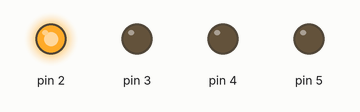
This sketch was run on a simulated Arduino Uno, built with avr-gcc and run on an emulated ATmega328P. Parts: output pins drawn as LEDs (lit = HIGH).

Above: at 0.05 s.
At 0.65 s:
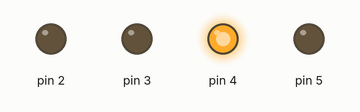
At 1.35 s:
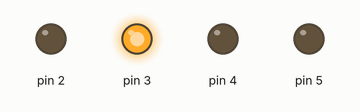
At 2.75 s:
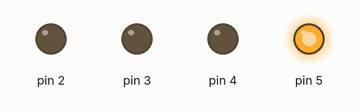
Timing chart, 0 to 3.0 s (numbered marks = the images above):
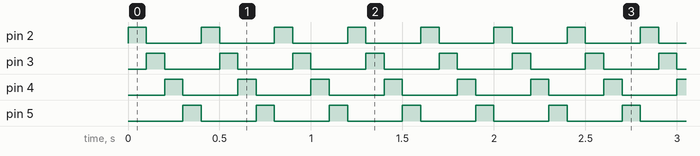

Measured:
- by itself, pin 2–5: alternates HIGH for 0.10 s and LOW for 0.30 s

The sketch:

l6_1.ino
```cpp
void setup() {
  for (int i = 2; i < 6; i++) {
    pinMode(i, OUTPUT);
  }
}

void loop() {
  for (int i = 2; i < 6; i++) {
    digitalWrite(i, HIGH);
    delay(100);
    digitalWrite(i, LOW);
  }
}
```
